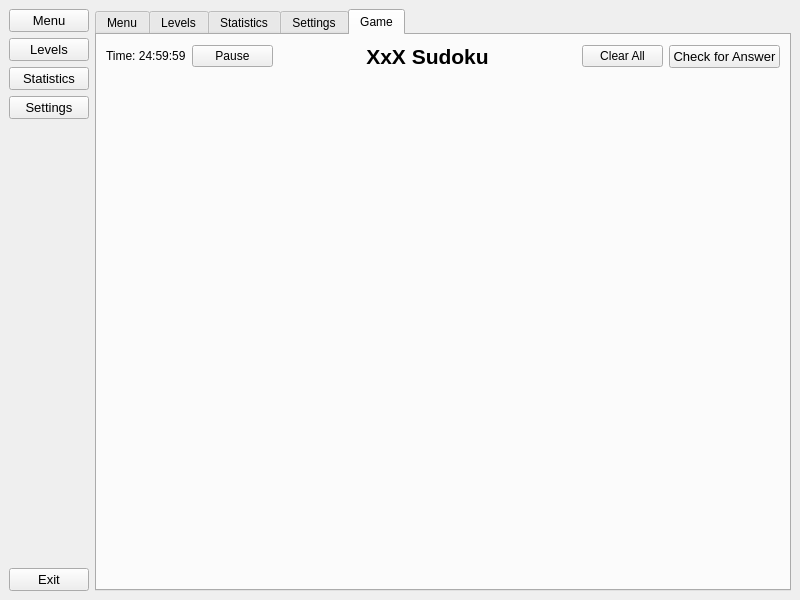
<?xml version="1.0" encoding="UTF-8"?>
<ui version="4.0">
 <class>MainWindow</class>
 <widget class="QMainWindow" name="MainWindow">
  <property name="geometry">
   <rect>
    <x>0</x>
    <y>0</y>
    <width>800</width>
    <height>600</height>
   </rect>
  </property>
  <property name="sizePolicy">
   <sizepolicy hsizetype="Expanding" vsizetype="Expanding">
    <horstretch>0</horstretch>
    <verstretch>0</verstretch>
   </sizepolicy>
  </property>
  <property name="windowTitle">
   <string>MainWindow</string>
  </property>
  <widget class="QWidget" name="centralwidget">
   <layout class="QGridLayout" name="gridLayout">
    <item row="0" column="0">
     <layout class="QVBoxLayout" name="verticalLayout">
      <item>
       <widget class="QPushButton" name="B_Menu">
        <property name="font">
         <font>
          <pointsize>10</pointsize>
         </font>
        </property>
        <property name="text">
         <string>Menu</string>
        </property>
       </widget>
      </item>
      <item>
       <widget class="QPushButton" name="B_Levels">
        <property name="font">
         <font>
          <pointsize>10</pointsize>
         </font>
        </property>
        <property name="text">
         <string>Levels</string>
        </property>
       </widget>
      </item>
      <item>
       <widget class="QPushButton" name="B_Statistics">
        <property name="font">
         <font>
          <pointsize>10</pointsize>
         </font>
        </property>
        <property name="text">
         <string>Statistics</string>
        </property>
       </widget>
      </item>
      <item>
       <widget class="QPushButton" name="B_Settings">
        <property name="font">
         <font>
          <pointsize>10</pointsize>
         </font>
        </property>
        <property name="text">
         <string>Settings</string>
        </property>
       </widget>
      </item>
      <item>
       <spacer name="verticalSpacer">
        <property name="orientation">
         <enum>Qt::Orientation::Vertical</enum>
        </property>
        <property name="sizeHint" stdset="0">
         <size>
          <width>20</width>
          <height>28</height>
         </size>
        </property>
       </spacer>
      </item>
      <item>
       <widget class="QPushButton" name="B_Exit">
        <property name="font">
         <font>
          <pointsize>10</pointsize>
         </font>
        </property>
        <property name="text">
         <string>Exit</string>
        </property>
       </widget>
      </item>
     </layout>
    </item>
    <item row="0" column="1">
     <widget class="QTabWidget" name="TB_MainTabs">
      <property name="currentIndex">
       <number>4</number>
      </property>
      <property name="tabBarAutoHide">
       <bool>false</bool>
      </property>
      <widget class="QWidget" name="T_Menu">
       <attribute name="title">
        <string>Menu</string>
       </attribute>
       <widget class="QPushButton" name="B_PlayGame">
        <property name="geometry">
         <rect>
          <x>20</x>
          <y>20</y>
          <width>80</width>
          <height>24</height>
         </rect>
        </property>
        <property name="text">
         <string>Play</string>
        </property>
       </widget>
      </widget>
      <widget class="QWidget" name="T_Levels">
       <attribute name="title">
        <string>Levels</string>
       </attribute>
       <widget class="QPushButton" name="pushButton">
        <property name="geometry">
         <rect>
          <x>120</x>
          <y>60</y>
          <width>80</width>
          <height>24</height>
         </rect>
        </property>
        <property name="text">
         <string>Play one</string>
        </property>
       </widget>
      </widget>
      <widget class="QWidget" name="T_Statistics">
       <attribute name="title">
        <string>Statistics</string>
       </attribute>
      </widget>
      <widget class="QWidget" name="T_Settings">
       <attribute name="title">
        <string>Settings</string>
       </attribute>
      </widget>
      <widget class="QWidget" name="T_Sudoku">
       <attribute name="title">
        <string>Game</string>
       </attribute>
       <layout class="QGridLayout" name="gridLayout_2">
        <item row="0" column="0">
         <widget class="QLabel" name="L_Timer">
          <property name="sizePolicy">
           <sizepolicy hsizetype="Expanding" vsizetype="Expanding">
            <horstretch>0</horstretch>
            <verstretch>0</verstretch>
           </sizepolicy>
          </property>
          <property name="maximumSize">
           <size>
            <width>80</width>
            <height>24</height>
           </size>
          </property>
          <property name="text">
           <string>Time: 24:59:59</string>
          </property>
         </widget>
        </item>
        <item row="0" column="1">
         <widget class="QPushButton" name="B_ToggleTime">
          <property name="sizePolicy">
           <sizepolicy hsizetype="Minimum" vsizetype="Fixed">
            <horstretch>0</horstretch>
            <verstretch>0</verstretch>
           </sizepolicy>
          </property>
          <property name="minimumSize">
           <size>
            <width>0</width>
            <height>0</height>
           </size>
          </property>
          <property name="maximumSize">
           <size>
            <width>16777215</width>
            <height>16777215</height>
           </size>
          </property>
          <property name="text">
           <string>Pause</string>
          </property>
         </widget>
        </item>
        <item row="0" column="2">
         <spacer name="horizontalSpacer">
          <property name="orientation">
           <enum>Qt::Orientation::Horizontal</enum>
          </property>
          <property name="sizeType">
           <enum>QSizePolicy::Policy::Minimum</enum>
          </property>
          <property name="sizeHint" stdset="0">
           <size>
            <width>79</width>
            <height>20</height>
           </size>
          </property>
         </spacer>
        </item>
        <item row="0" column="3">
         <widget class="QLabel" name="L_GameHeading">
          <property name="font">
           <font>
            <pointsize>16</pointsize>
            <bold>true</bold>
           </font>
          </property>
          <property name="text">
           <string>XxX Sudoku</string>
          </property>
          <property name="alignment">
           <set>Qt::AlignmentFlag::AlignCenter</set>
          </property>
         </widget>
        </item>
        <item row="0" column="4">
         <spacer name="horizontalSpacer_2">
          <property name="orientation">
           <enum>Qt::Orientation::Horizontal</enum>
          </property>
          <property name="sizeType">
           <enum>QSizePolicy::Policy::Minimum</enum>
          </property>
          <property name="sizeHint" stdset="0">
           <size>
            <width>78</width>
            <height>20</height>
           </size>
          </property>
         </spacer>
        </item>
        <item row="0" column="5">
         <widget class="QPushButton" name="B_ClearFields">
          <property name="sizePolicy">
           <sizepolicy hsizetype="Minimum" vsizetype="Fixed">
            <horstretch>0</horstretch>
            <verstretch>0</verstretch>
           </sizepolicy>
          </property>
          <property name="maximumSize">
           <size>
            <width>16777215</width>
            <height>16777215</height>
           </size>
          </property>
          <property name="text">
           <string>Clear All</string>
          </property>
         </widget>
        </item>
        <item row="0" column="6">
         <widget class="QPushButton" name="B_Check">
          <property name="sizePolicy">
           <sizepolicy hsizetype="Minimum" vsizetype="Fixed">
            <horstretch>0</horstretch>
            <verstretch>0</verstretch>
           </sizepolicy>
          </property>
          <property name="maximumSize">
           <size>
            <width>16777215</width>
            <height>16777215</height>
           </size>
          </property>
          <property name="font">
           <font>
            <pointsize>10</pointsize>
           </font>
          </property>
          <property name="text">
           <string>Check for Answer</string>
          </property>
         </widget>
        </item>
        <item row="1" column="0" colspan="7">
         <widget class="QWidget" name="W_GridContainer" native="true">
          <property name="sizePolicy">
           <sizepolicy hsizetype="Expanding" vsizetype="Expanding">
            <horstretch>0</horstretch>
            <verstretch>0</verstretch>
           </sizepolicy>
          </property>
         </widget>
        </item>
       </layout>
      </widget>
     </widget>
    </item>
   </layout>
  </widget>
 </widget>
 <resources/>
 <connections/>
</ui>
